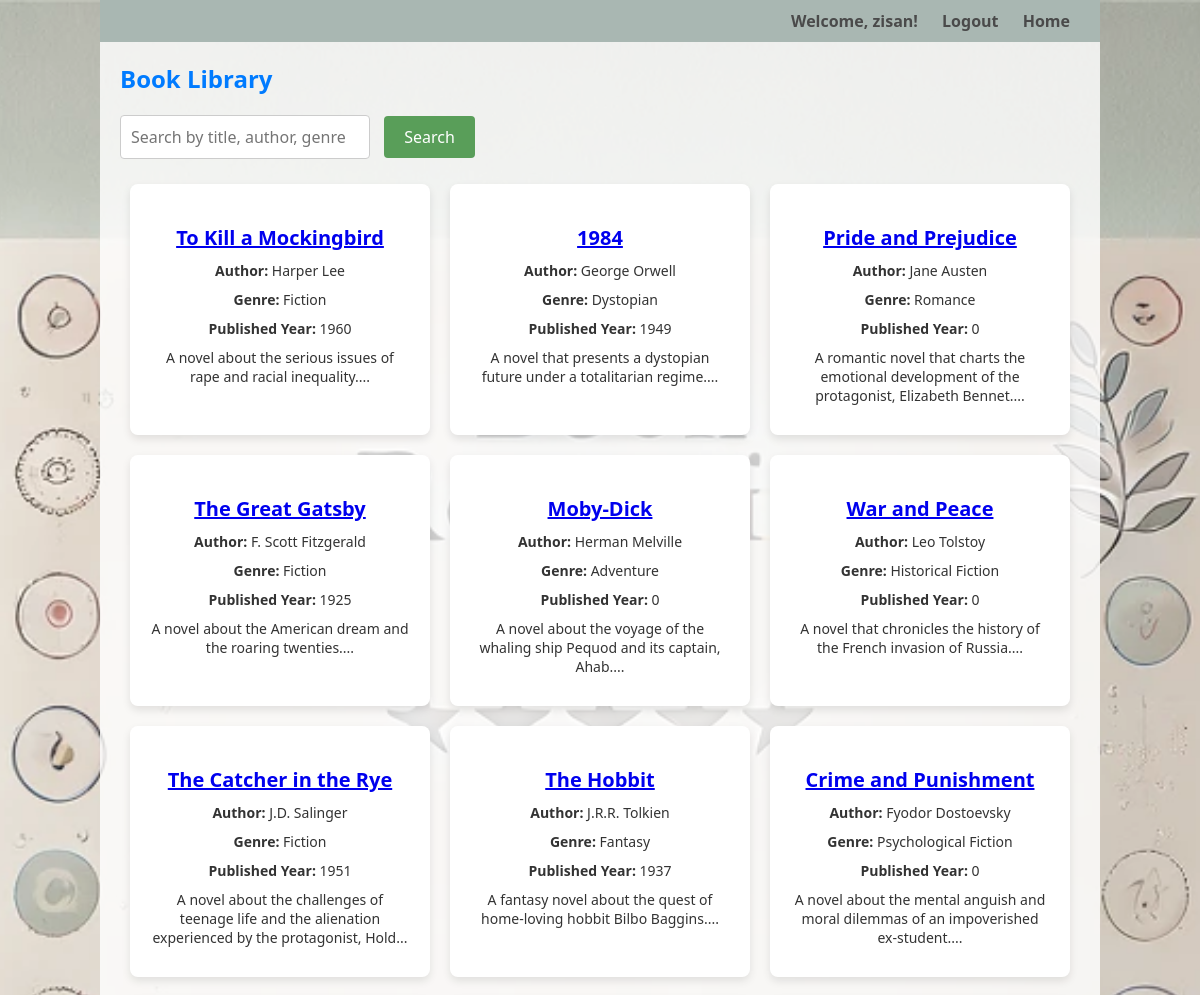
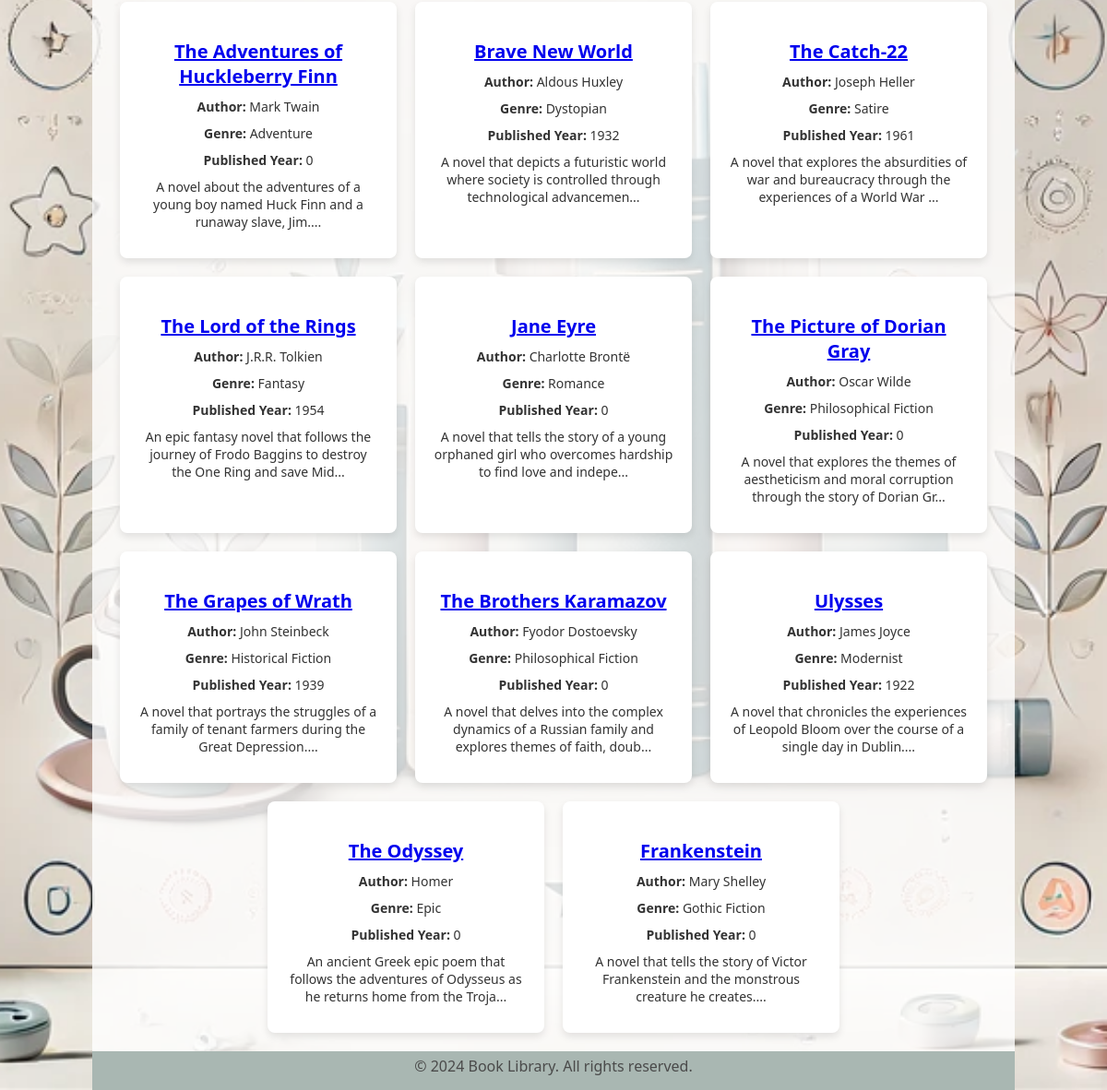
Page /index.php (signed in) on the committed database (2 pictures, top to bottom).
### tables this page shows
CREATE TABLE `books` (
  `id` int(11) NOT NULL,
  `title` varchar(255) NOT NULL,
  `author` varchar(255) NOT NULL,
  `genre` varchar(255) NOT NULL,
  `published_year` year(4) NOT NULL,
  `summary` text NOT NULL,
  `created_at` timestamp NOT NULL DEFAULT current_timestamp()
);

### src/Controller/BookController.php (called while the page is built, shortened)
<?php
require __DIR__ . '/../../config/database.php';
class BookController
{
    public function getAllBooks()
    {
        global $pdo;
        try {
            $stmt = $pdo->query('SELECT * FROM books');
            $results = $stmt->fetchAll();
            return $results;
        } catch (PDOException $e) {
            BookLogger::logError($e);
            ShowError::show404Page();
        }
    }
}

### public/index.php (the view, shortened to what this page needs)
<?php
require '../src/Controller/BookController.php';
$bookController = new BookController();
$books = [];
if (isset($_GET['search'])) {
    $searchQuery = $_GET['search'];
    $books = $bookController->searchBooks($searchQuery);
} else {
    $books = $bookController->getAllBooks();
}
?>
<!DOCTYPE html>
<html lang="en">
<head>
    <link rel="stylesheet" href="../assets/css/style.css">
</head>
<body>
    <?php include '../templates/header.php'; ?>
    <div class="container">
        <h1>Book Library</h1>
        <form method="GET" action="index.php" class="search-form">
            <input type="text" name="search" placeholder="Search by title, author, genre">
            <button type="submit">Search</button>
        </form>
        <div class="book-list">
            <?php if (empty($books)): ?>
                <p class="no-books-found">Book not found!!</p>
            <?php else: ?>
                <?php foreach ($books as $book): ?>
                    <div class="book-item">
                        <h2><a href="book.php?id=<?php echo htmlspecialchars($book['id']); ?>"><?php echo htmlspecialchars($book['title']); ?></a></h2>
                        <p><strong>Author:</strong> <?php echo htmlspecialchars($book['author']); ?></p>
                        <p><strong>Genre:</strong> <?php echo htmlspecialchars($book['genre']); ?></p>
                        <p><strong>Published Year:</strong> <?php echo htmlspecialchars($book['published_year']); ?></p>
                        <p><?php echo htmlspecialchars(substr($book['summary'], 0, 100)) . '...'; ?></p>
                    </div>
                <?php endforeach; ?>
            <?php endif; ?>
        </div>
    </div>
    <?php include '../templates/footer.php'; ?>
</body>
</html>

### assets/css/style.css (style rules this page uses)
* { margin: 0; padding: 0; box-sizing: border-box; font-family: 'Segoe UI', Tahoma, Geneva, Verdana, sans-serif; }
html, body { height: 100%; }
body { background: url('../images/background.png') no-repeat center center fixed; background-size: cover; display: flex; flex-direction: column; color: #333; }
.container { background-color: rgba(255, 255, 255, 0.8); width: 100%; max-width: 1000px; padding: 20px; margin: 0 auto; flex: 1; justify-content: center; }
h1 { margin-bottom: 20px; font-size: 24px; color: #007bff; }
h2 { margin-top: 20px; font-size: 20px; color: #007bff; }
p { font-size: 16px; margin-bottom: 10px; }
input[type="text"], input[type="password"], input[type="email"], input[type="number"], textarea { padding: 10px; margin-bottom: 20px; border: 1px solid #ccc; border-radius: 4px; font-size: 16px; width: 100%; transition: border-color 0.3s ease; }
button { padding: 10px; background: #007bff; color: white; border: none; border-radius: 4px; font-size: 16px; cursor: pointer; transition: background 0.3s ease; }
.book-list { display: flex; flex-wrap: wrap; gap: 20px; justify-content: center; }
.book-item { background: white; padding: 20px; border-radius: 8px; box-shadow: 0 4px 8px rgba(0, 0, 0, 0.1); max-width: 300px; width: 100%; text-align: center; }
.book-item h2 { margin-bottom: 10px; font-size: 20px; color: #007bff; }
.book-item p { margin-bottom: 10px; font-size: 14px; }
.search-form { margin-bottom: 5px; }
.search-form input[type="text"] { padding: 10px; border: 1px solid #ccc; border-radius: 4px; font-size: 16px; width: 250px; margin-right: 10px; box-sizing: border-box; }
.search-form button { padding: 10px 20px; border: none; border-radius: 4px; background-color: #599e59; color: white; font-size: 16px; cursor: pointer; transition: background-color 0.3s ease; }

### rows in the picture
books: title "To Kill a Mockingbird", author "Harper Lee", genre "Fiction", published_year "1960", summary "A novel about the serious issues of rape and racial inequality."
books: title "1984", author "George Orwell", genre "Dystopian", published_year "1949", summary "A novel that presents a dystopian future under a totalitarian regime."
books: title "Pride and Prejudice", author "Jane Austen", genre "Romance", published_year "0", summary "A romantic novel that charts the emotional development of the protagonist, Elizabeth Bennet."
books: title "The Great Gatsby", author "F. Scott Fitzgerald", genre "Fiction", published_year "1925", summary "A novel about the American dream and the roaring twenties."
books: title "Moby-Dick", author "Herman Melville", genre "Adventure", published_year "0", summary "A novel about the voyage of the whaling ship Pequod and its captain, Ahab."
books: title "War and Peace", author "Leo Tolstoy", genre "Historical Fiction", published_year "0", summary "A novel that chronicles the history of the French invasion of Russia."
books: title "The Catcher in the Rye", author "J.D. Salinger", genre "Fiction", published_year "1951", summary "A novel about the challenges of teenage life and the alienation experienced by the protagonist, Hold"
books: title "The Hobbit", author "J.R.R. Tolkien", genre "Fantasy", published_year "1937", summary "A fantasy novel about the quest of home-loving hobbit Bilbo Baggins."
books: title "Crime and Punishment", author "Fyodor Dostoevsky", genre "Psychological Fiction", published_year "0", summary "A novel about the mental anguish and moral dilemmas of an impoverished ex-student."
books: title "The Adventures of Huckleberry Finn", author "Mark Twain", genre "Adventure", published_year "0", summary "A novel about the adventures of a young boy named Huck Finn and a runaway slave, Jim."
books: title "Brave New World", author "Aldous Huxley", genre "Dystopian", published_year "1932", summary "A novel that depicts a futuristic world where society is controlled through technological advancemen"
books: title "The Catch-22", author "Joseph Heller", genre "Satire", published_year "1961", summary "A novel that explores the absurdities of war and bureaucracy through the experiences of a World War"
books: title "The Lord of the Rings", author "J.R.R. Tolkien", genre "Fantasy", published_year "1954", summary "An epic fantasy novel that follows the journey of Frodo Baggins to destroy the One Ring and save Mid"
books: title "Jane Eyre", author "Charlotte Brontë", genre "Romance", published_year "0", summary "A novel that tells the story of a young orphaned girl who overcomes hardship to find love and indepe"
books: title "The Picture of Dorian Gray", author "Oscar Wilde", genre "Philosophical Fiction", published_year "0", summary "A novel that explores the themes of aestheticism and moral corruption through the story of Dorian Gr"
books: title "The Grapes of Wrath", author "John Steinbeck", genre "Historical Fiction", published_year "1939", summary "A novel that portrays the struggles of a family of tenant farmers during the Great Depression."
books: title "The Brothers Karamazov", author "Fyodor Dostoevsky", genre "Philosophical Fiction", published_year "0", summary "A novel that delves into the complex dynamics of a Russian family and explores themes of faith, doub"
books: title "Ulysses", author "James Joyce", genre "Modernist", published_year "1922", summary "A novel that chronicles the experiences of Leopold Bloom over the course of a single day in Dublin."
books: title "The Odyssey", author "Homer", genre "Epic", published_year "0", summary "An ancient Greek epic poem that follows the adventures of Odysseus as he returns home from the Troja"
books: title "Frankenstein", author "Mary Shelley", genre "Gothic Fiction", published_year "0", summary "A novel that tells the story of Victor Frankenstein and the monstrous creature he creates."

### other values in the picture
$_SESSION['username'] "zisan"
